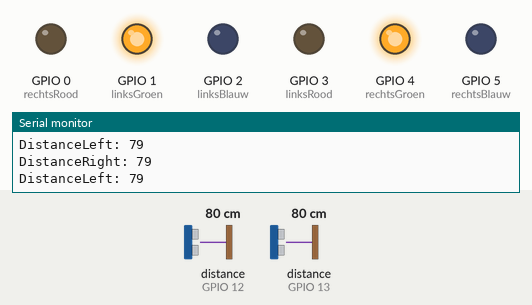
Recording of a sketch running on a simulated ESP8266 (NodeMCU). Shown: output pins drawn as LEDs (lit = HIGH), the last lines printed to the serial monitor. Wiring (inferred from the names in the program): 2 × ultrasonic range finder: trigger GPIO 14, echo GPIO 12 / trigger GPIO 15, echo GPIO 13. The inputs (shaded band) are chosen by the test bench; at power-on: distance to the obstacle (sensors on GPIO 12, GPIO 13) 80 cm. The echo pulse lasts 58.3 µs per cm; WiFi joins after 1.5 s; servers stay silent unless stated; no MQTT or app messages arrive unless stated; pins used as bus, display or sensor lines are not drawn.

Above: at 2.7 s.
2.8 s: distance to the obstacle (sensor on GPIO 12) set to 17 cm
4.3 s: distance to the obstacle (sensor on GPIO 12) set to 12 cm
At 5.5 s:
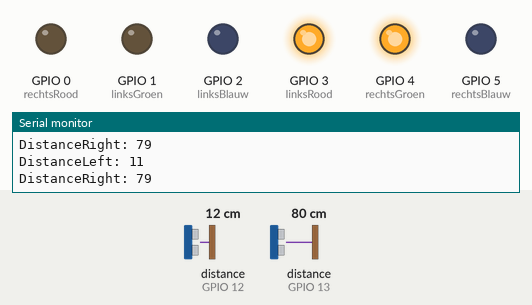
5.9 s: distance to the obstacle (sensor on GPIO 13) set to 16 cm
7.4 s: distance to the obstacle (sensor on GPIO 13) set to 13 cm
At 8.0 s:
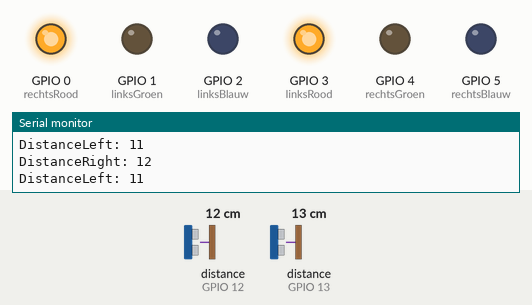
9.0 s: distance to the obstacle (sensor on GPIO 12) set to 18 cm
At 10.1 s:
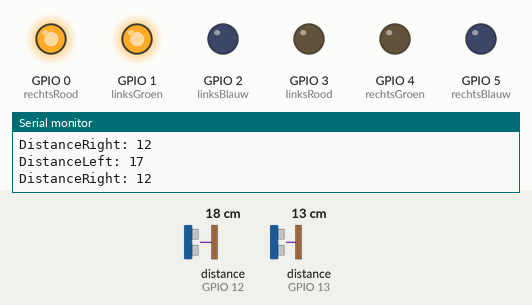
Timing chart, 0 to 12.0 s (numbered marks = the images above; inputs shaded):
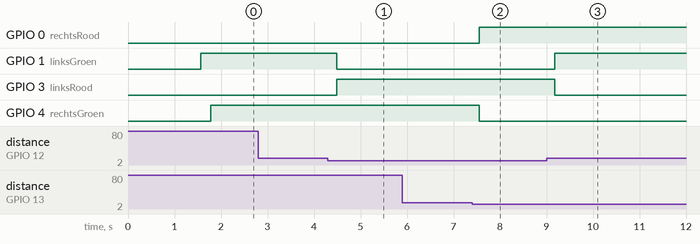

The sketch:

arduino.ino
```cpp
#include <ESP8266WiFi.h>
#include <PubSubClient.h>

// Watson IoT connection details
#define MQTT_HOST "4p0ycs.messaging.internetofthings.ibmcloud.com"
#define MQTT_PORT 1883
#define MQTT_DEVICEID "d:4p0ycs:MQTT-client:arduino_test"
#define MQTT_USER "use-token-auth"
#define MQTT_TOKEN "testtoken"
#define MQTT_TOPIC "iot-2/evt/status/fmt/json"
#define MQTT_TOPIC_DISPLAY "iot-2/cmd/update/fmt/json"

const int BAUD_RATE = 115200;

// Update these with values suitable for your network.

const char* ssid = "ucll-projectweek-IoT";
const char* password = "Foo4aiHa";
const char* mqtt_server = "4p0ycs.messaging.internetofthings.ibmcloud.com";
const int button = 0;
int buttonState = 0;

// defines pins numbers
const int trigPinLeft = 14;
const int echoPinLeft = 12;
const int trigPinRight = 15;
const int echoPinRight = 13;

const int linksRood = 3;
const int linksGroen = 1;
const int linksBlauw = 2;

const int rechtsRood = 0;
const int rechtsGroen = 4;
const int rechtsBlauw = 5;

// defines variables
long durationLeft;
int distanceLeft;
long durationRight;
int distanceRight;

bool statusLeft = true;
bool statusRight = true;

WiFiClient espClient;
PubSubClient client(espClient);
long lastMsg = 0;
char msg[50];
int value = 0;

void connect_setup() {
  pinMode(BUILTIN_LED, OUTPUT);     // Initialize the BUILTIN_LED pin as an output
  setup_wifi();
  client.setServer(mqtt_server, 1883);
  client.setCallback(callback);
}

void distance_setup() {
  pinMode(trigPinLeft, OUTPUT); // Sets the trigPin as an Output
  pinMode(echoPinLeft, INPUT); // Sets the echoPin as an Input
  pinMode(trigPinRight, OUTPUT); // Sets the trigPin as an Output
  pinMode(echoPinRight, INPUT); // Sets the echoPin as an Input
}

void setup() {
  Serial.begin(BAUD_RATE);
  connect_setup();
  distance_setup();
}

void setup_wifi() {

  delay(10);
  // We start by connecting to a WiFi network
  Serial.println();
  Serial.print("Connecting to ");
  Serial.println(ssid);

  WiFi.begin(ssid, password);

  while (WiFi.status() != WL_CONNECTED) {
    delay(500);
    Serial.print(".");
  }

  Serial.println("");
  Serial.println("WiFi connected");
  Serial.println("IP address: ");
  Serial.println(WiFi.localIP());
}

void callback(char* topic, byte* payload, unsigned int length) {
  Serial.print("Message arrived [");
  Serial.print(topic);
  Serial.print("] ");
  for (int i = 0; i < length; i++) {
    Serial.print((char)payload[i]);
  }
  Serial.println();

  // Switch on the LED if an 1 was received as first character
  if ((char)payload[0] == '1') {
    digitalWrite(BUILTIN_LED, LOW);   // Turn the LED on (Note that LOW is the voltage level
    // but actually the LED is on; this is because
    // it is acive low on the ESP-01)
  } else {
    digitalWrite(BUILTIN_LED, HIGH);  // Turn the LED off by making the voltage HIGH
  }

}

void reconnect() {
  // Loop until we're reconnected
  while (!client.connected()) {
    Serial.print("Attempting MQTT connection...");
    // Attempt to connect
    if (client.connect(MQTT_DEVICEID, MQTT_USER, MQTT_TOKEN)) {
      Serial.println("connected");
      client.subscribe(MQTT_TOPIC_DISPLAY);
    } else {
      Serial.print("failed, rc=");
      Serial.print(client.state());
      Serial.println(" try again in 5 seconds");
      // Wait 5 seconds before retrying
      delay(5000);
    }
  }
}

void loop() {

  if (!client.connected()) {
    reconnect();
  }
  client.loop();

  checkDistanceLeft();
  checkDistanceRight();
}

void setLinks(int r, int g, int b){
  analogWrite(linksRood, r);
  analogWrite(linksGroen, g);
  analogWrite(linksBlauw, b);
}

void setRechts(int r, int g, int b){
  analogWrite(rechtsRood, r);
  analogWrite(rechtsGroen, g);
  analogWrite(rechtsBlauw, b);
}

void checkDistanceRight() {
  bool oldStatus = statusRight;
  // Clears the trigPin
  digitalWrite(trigPinRight, LOW);
  delayMicroseconds(2);
  // Sets the trigPin on HIGH state for 10 micro seconds
  digitalWrite(trigPinRight, HIGH);
  delayMicroseconds(10);
  digitalWrite(trigPinRight, LOW);
  // Reads the echoPin, returns the sound wave travel time in microseconds
  durationRight = pulseIn(echoPinRight, HIGH);
  // Calculating the distance
  distanceRight = durationRight * 0.034/2;
  // Prints the distance on the Serial Monitor
  Serial.print("DistanceRight: ");
  Serial.println(distanceRight);
  delay(100);

  if (distanceRight > 13) {
    statusRight = true;
    setRechts(0,255,0);
  }else {
    statusRight = false;
    setRechts(255,0,0);
  }

  if (oldStatus != statusRight) {
    sendParkingStatus("1", statusRight);
  }

}

inline const String BoolToString(bool b) {
  return b ? "true" : "false";
}

void sendParkingStatus(String location, bool free) {
  String payload = "{ \"location\": \"" + location + "\",";
  payload += " \"available\": " + BoolToString(free) + "}";
  sendPayload(payload);
}

void checkDistanceLeft() {
  bool oldStatus = statusLeft;
  // Clears the trigPin
  digitalWrite(trigPinLeft, LOW);
  delayMicroseconds(2);
  // Sets the trigPin on HIGH state for 10 micro seconds
  digitalWrite(trigPinLeft, HIGH);// defines pins numbers

  delayMicroseconds(10);
  digitalWrite(trigPinLeft, LOW);
  // Reads the echoPin, returns the sound wave travel time in microseconds
  durationLeft = pulseIn(echoPinLeft, HIGH);
  // Calculating the distance
  distanceLeft = durationLeft * 0.034/2;

  if (distanceLeft > 13) {
    statusLeft = true;
    setLinks(0,255,0);
  }else {
    statusLeft = false;
    setLinks(255,0,0);
  }
  // Prints the distance on the Serial Monitor
  Serial.print("DistanceLeft: ");
  Serial.println(distanceLeft);
  delay(100);

  if (oldStatus != statusLeft) {
    sendParkingStatus("2", statusLeft);
  }
}

void sendPayload(String payload) {
  Serial.println(payload);
  if (client.publish(MQTT_TOPIC, (char*) payload.c_str())) {
    Serial.println("Publish ok");
  } else {
    Serial.println("Publish failed");
  }
}
```

Measured:
- the behaviour switches between 15 and 14 cm on distance to the obstacle (sensor on GPIO 12) (found by bisection; images 0 and 1)
- the behaviour switches between 15 and 14 cm on distance to the obstacle (sensor on GPIO 13) (found by bisection; images 1 and 2)
- after the input at 4.3 s, GPIO 1 (linksGroen): HIGH → LOW after 0.19 s; GPIO 3 (linksRood): LOW → HIGH after 0.19 s
- after the input at 7.4 s, GPIO 0 (rechtsRood): LOW → HIGH after 0.16 s; GPIO 4 (rechtsGroen): HIGH → LOW after 0.16 s
- after the input at 9.0 s, GPIO 1 (linksGroen): LOW → HIGH after 0.18 s; GPIO 3 (linksRood): HIGH → LOW after 0.18 s
